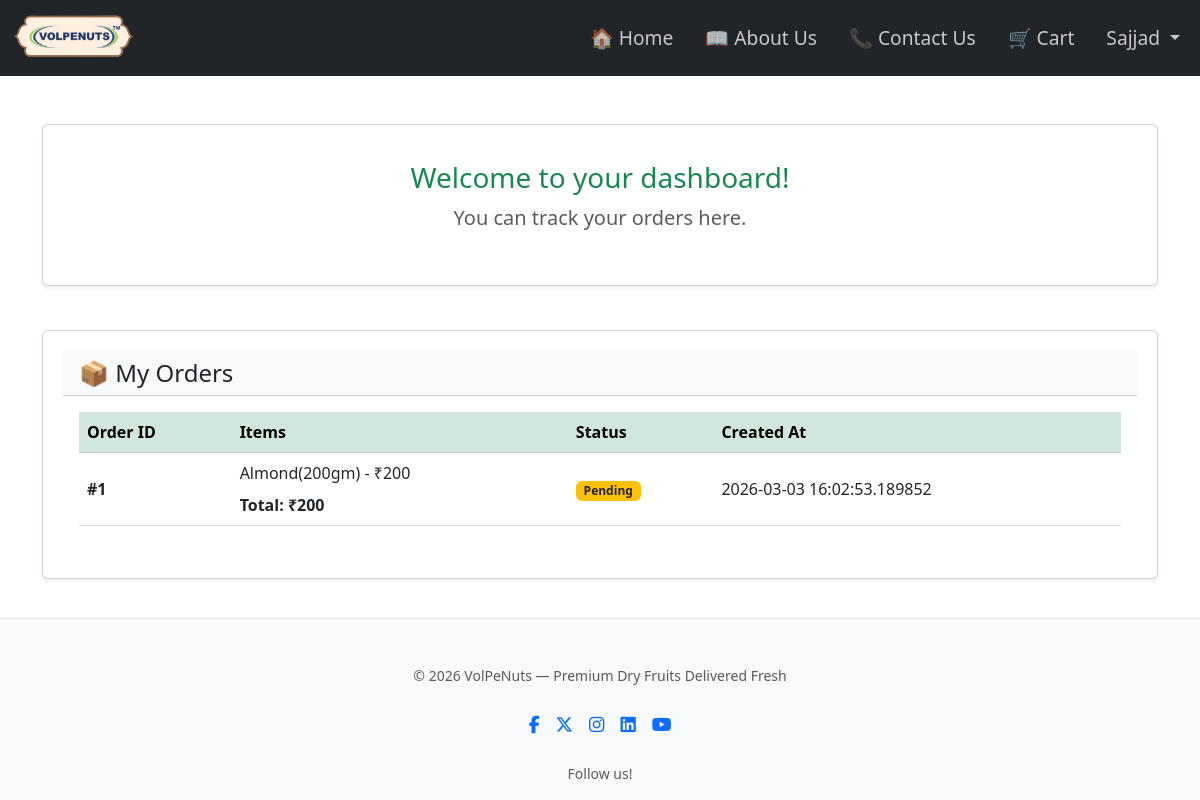
/dashboard (signed in), run on an earlier commit of the app's database.
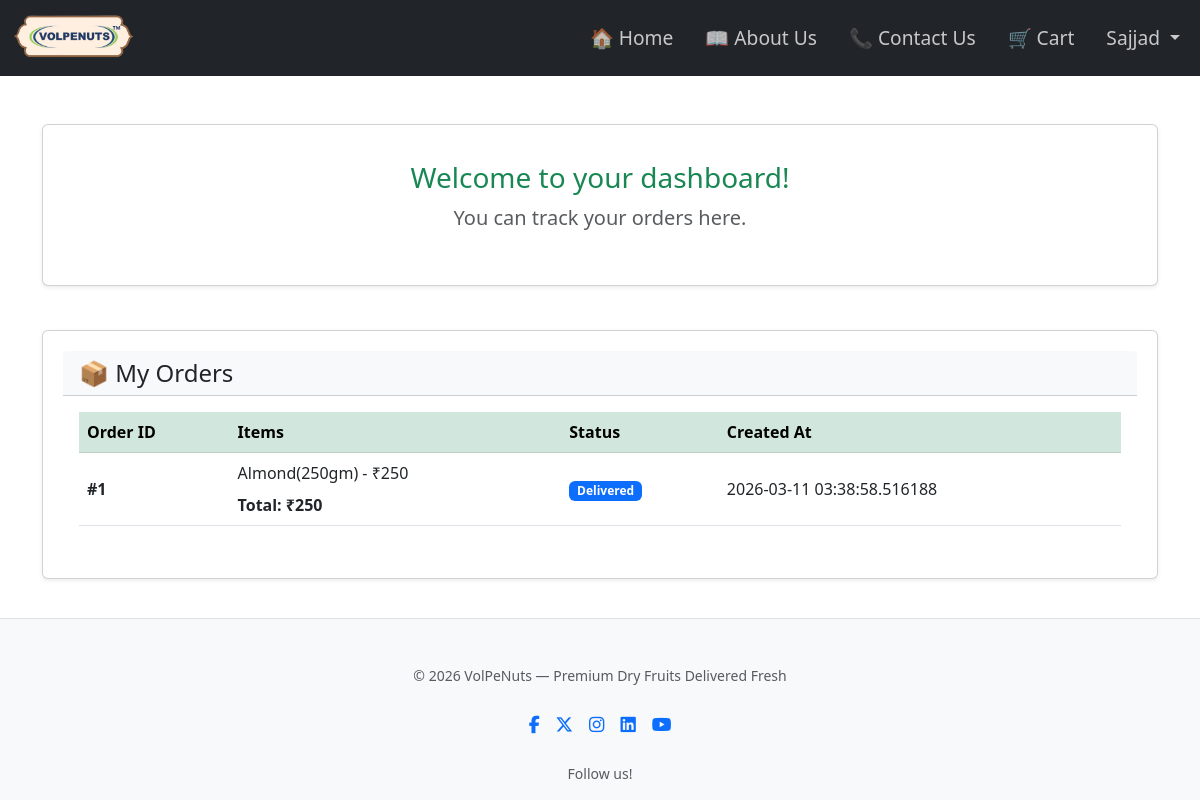
And on a later commit of the database.
### models.py (models this page shows, shortened)
class Order(db.Model):
    __tablename__ = "orders"
    id = db.Column(db.Integer, primary_key=True)
    user_id = db.Column(db.Integer, nullable=False)
    user_name = db.Column(db.String(100), nullable=False)
    user_address = db.Column(db.String(200), nullable=False)
    phone_number = db.Column(db.String(20), nullable=False)
    items = db.Column(db.JSON, nullable=False) # store cart items as JSON
    status = db.Column(db.String(20), default="Pending") # Pending, Approved, Cancelled
    created_at = db.Column(db.DateTime, default=datetime.utcnow)

### user_routes.py (the view)
@user_bp.route("/dashboard")
def dashboard():
    user_id = session.get("user_id")
    if not session.get("user_logged_in"):
        flash("Please log in first.", "warning")
        return redirect(url_for("user_bp.user_login"))
    orders = Order.query.filter_by(user_id=user_id).order_by(Order.created_at.desc()).all()
    for order in orders:
        order.total_price = sum(int(item["price"]) for item in order.items)
    return render_template("user_dashboard.html", orders=orders)

### app.py (called while the page is built)
@app.context_processor
def inject_cart():
    return inject_cart_count()

@app.context_processor
def inject_current_year():
    return { 'current_year': datetime.now().year}

### utils.py (called while the page is built)
def inject_cart_count():
    user_id = session.get("user_id")
    cart_key = f"cart_{user_id}" if user_id else "cart"
    cart = session.get(cart_key, [])
    return dict(cart_count=len(cart))

### templates/user_dashboard.html
{% extends "base.html" %}
{% block content %}
<div class="container mt-5">
  <div class="card shadow-sm mb-4 w-100">
    <div class="card-body text-center">
      <h3 class="text-success mb-2">Welcome to your dashboard!</h3>
      <p class="text-muted fs-5">
        You can track your orders here.
      </p>
    </div>
  </div>
  <div class="card shadow-sm w-100">
    <div class="card-header bg-light">
      <h4 class="mb-0">📦 My Orders</h4>
    </div>
    <div class="card-body">
      {% if orders %}
        <div class="table-responsive">
          <table class="table table-hover align-middle">
            <thead class="table-success">
              <tr>
                <th>Order ID</th>
                <th>Items</th>
                <th>Status</th>
                <th>Created At</th>
              </tr>
            </thead>
            <tbody>
              {% for order in orders %}
              <tr>
                <td><strong>#{{ order.id }}</strong></td>
                <td>
                  <ul class="list-unstyled mb-0">
                    {% set total = 0 %}
                    {% for item in order.items %}
                      <li>
                        {{ item.item }}({{ item.weight }}) - ₹{{ item.price }}
                      </li>
                    {% endfor %}
                    <li class="fw-bold mt-2">Total: ₹{{ order.total_price }}</li>
                  </ul>
                </td>
                <td>
                  {% if order.status == "Pending" %}
                    <span class="badge bg-warning text-dark">Pending</span>
                  {% elif order.status == "Approved" %}
                    <span class="badge bg-success">Approved</span>
                  {% elif order.status == "Cancelled" %}
                    <span class="badge bg-danger">Cancelled</span>
                  {% elif order.status == "Delivered" %}
                    <span class="badge bg-primary">Delivered</span>
                  {% endif %}
                </td>
                <td>{{ order.created_at }}</td>
              </tr>
              {% endfor %}
            </tbody>
          </table>
        </div>
      {% else %}
        <div class="alert alert-info text-center mb-0">
          You have no orders yet.
        </div>
      {% endif %}
    </div>
  </div>
</div>
{% endblock %}

### templates/base.html (shortened to what this page needs)
<!DOCTYPE html>
<html lang="en">
<head>
  <link rel="stylesheet" href="{{ url_for('static', filename='style.css') }}">
  <link href="https://cdn.jsdelivr.net/npm/bootstrap@5.3.0/dist/css/bootstrap.min.css" rel="stylesheet">
  <link rel="stylesheet"
      href="https://cdnjs.cloudflare.com/ajax/libs/font-awesome/6.5.2/css/all.min.css"
>
</head>
<body class="d-flex flex-column min-vh-100">
  <nav class="navbar navbar-expand-lg navbar-dark bg-dark fixed-top">
  <div class="container-fluid">
    <a class="navbar-brand" href="{{ url_for('index') }}">
      <img src="{{ url_for('static', filename='images/logo_volpenuts.png') }}" alt="VolPeNuts Logo" height="50">
    </a>
    <div class="collapse navbar-collapse" id="navbarNav">
      <ul class="navbar-nav ms-auto d-flex gap-3">
        <li class="nav-item">
          <a class="nav-link" href="{{ url_for('index') }}">🏠 Home</a>
        </li>
        <li class="nav-item">
          <a class="nav-link" href="{{ url_for('about') }}">📖 About Us</a>
        </li>
        <li class="nav-item">
            <a class="nav-link" href="{{ url_for('contact') }}">📞 Contact Us</a>
        </li>
        {% if not session.get("user_logged_in") %}
          <li class="nav-item">
            <a class="nav-link" href="{{ url_for('user_bp.user_login') }}">🔐 Login</a>
          </li>
          <li class="nav-item">
            <a class="nav-link" href="{{ url_for('cart_bp.cart') }}">
              🛒 Cart{% if cart_count > 0 %} ({{ cart_count }}){% endif %}
            </a>
          </li>
        {% else %}
          <li class="nav-item">
            <a class="nav-link" href="{{ url_for('cart_bp.cart') }}">
              🛒 Cart{% if cart_count > 0 %} ({{ cart_count }}){% endif %}
            </a>
          </li>
          <li class="nav-item dropdown">
            <a class="nav-link dropdown-toggle" href="#" id="userDropdown"
               role="button" data-bs-toggle="dropdown" aria-expanded="false">
              {{ session.get("username").capitalize() }}
            </a>
          </li>
        {% endif %}
      </ul>
    </div>
  </div>
</nav>
  {% block content %}{% endblock %}
<footer class="bg-light text-center py-3 mt-auto border-top">
  <div class="container d-flex flex-column align-items-center">
    <p class="mb-2 text-muted">
      © {{ current_year }} VolPeNuts — Premium Dry Fruits Delivered Fresh
    </p>
    <div class="social-links d-flex gap-3 justify-content-center" aria-label="Follow us">
      <a href="https://facebook.com/profile.php?id=61585269645408&name=xhp_nt__fb__action__open_user"
         class="text-decoration-none" target="_blank" rel="noopener noreferrer" aria-label="VolPeNuts on Facebook">
      </a>
      <a href="https://twitter.com/YourHandle" class="text-decoration-none" target="_blank" rel="noopener noreferrer" aria-label="VolPeNuts on Twitter/X">
      </a>
      <a href="https://instagram.com/volpenuts" class="text-decoration-none" target="_blank" rel="noopener noreferrer" aria-label="VolPeNuts on Instagram">
      </a>
      <a href="https://linkedin.com/company/YourCompanyId" class="text-decoration-none" target="_blank" rel="noopener noreferrer" aria-label="VolPeNuts on LinkedIn">
      </a>
      <a href="https://youtube.com/@YourChannel" class="text-decoration-none" target="_blank" rel="noopener noreferrer" aria-label="VolPeNuts on YouTube">
      </a>
    </div>
    <p class="mt-2 mb-0 text-muted">Follow us!</p>
  </div>
</footer>
</body>
</html>

What changed in the data, as far as the page shows it:
changed Order "Sajjad": total_price "200" → "250"; created_at "2026-03-03 16:02:53.189852" → "2026-03-11 03:38:58.516188"; status "Pending" → "Delivered"
Also different on the page:
new list line: "Almond ( 250gm ) - ₹ 250"
list line gone: "Almond ( 200gm ) - ₹ 200"
